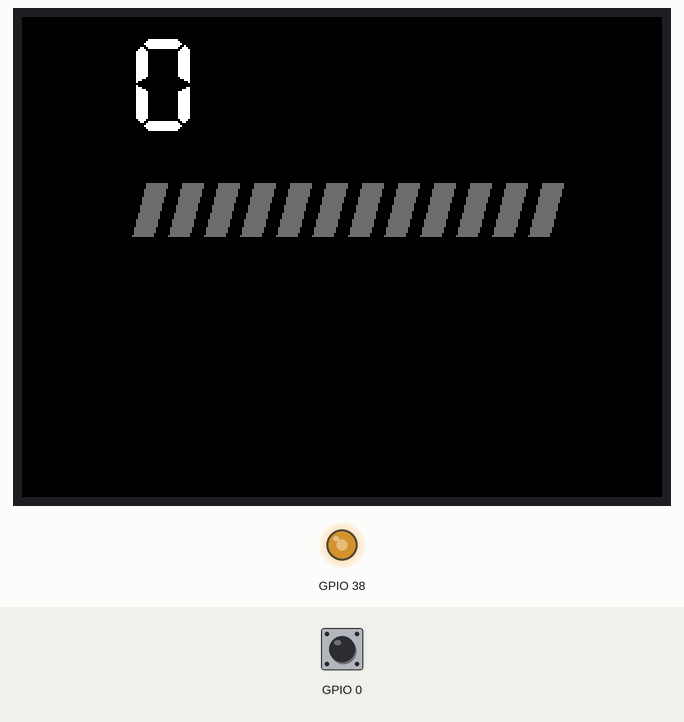
Simulated run of this sketch. Board: ESP32. On the bench: 320×240 colour display, output pins drawn as LEDs (lit = HIGH). The test bench sets the inputs (shaded band); at power-on: GPIO 0 HIGH.

Above: at 1.4 s.
1.5 s: GPIO 0 pulled LOW for 3.2 s
At 4.14 s:
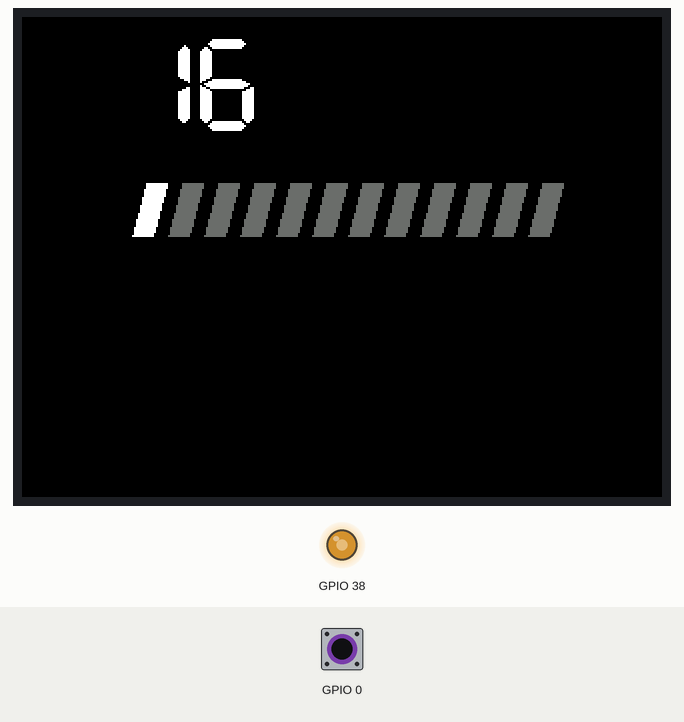
6.2 s: GPIO 0 pulled LOW for 1 s
At 6.56 s:
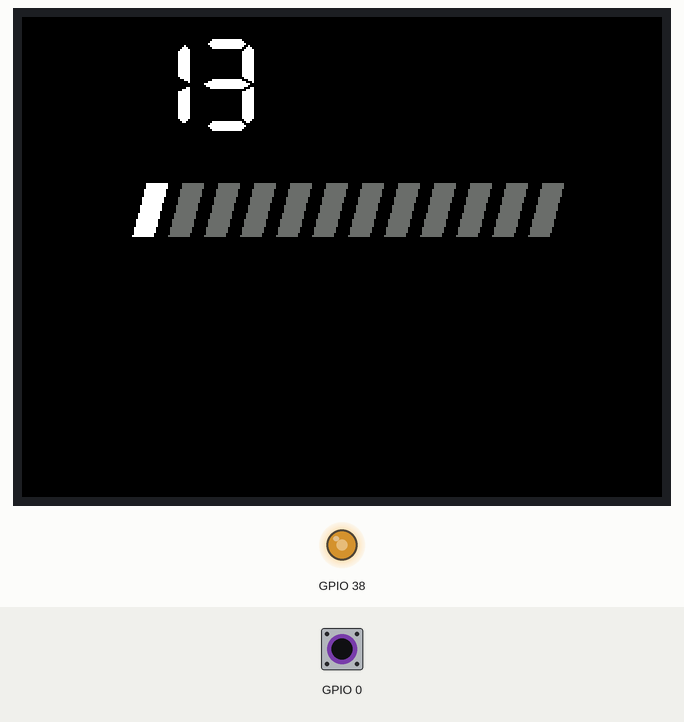
8.7 s: GPIO 0 pulled LOW for 0.2 s
At 9.2 s:
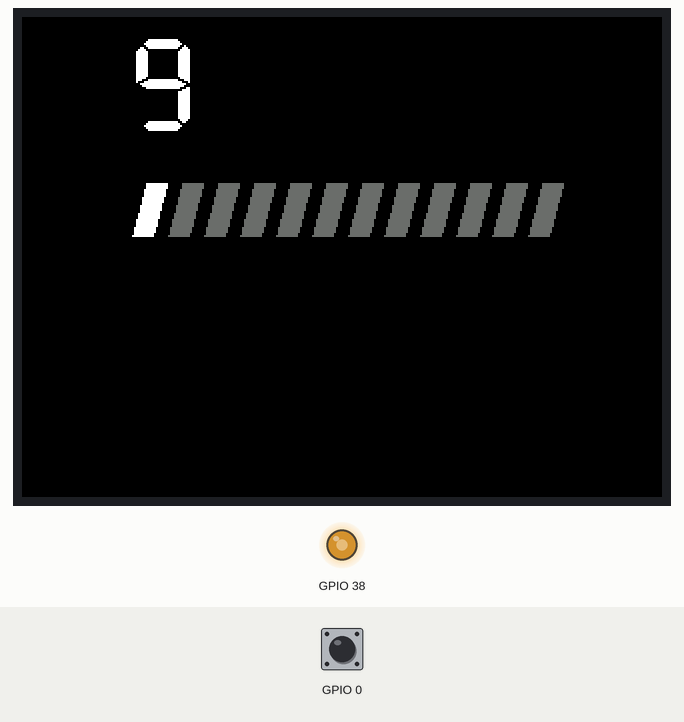
Timing chart, 0 to 11.7 s (numbered marks = the images above; inputs shaded):
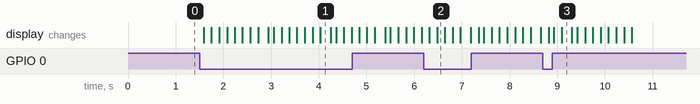

Measured:
- after the input at 1.5 s, the display: first changes after 0.09 s (image 1 shows a later state)
- after the input at 8.7 s, the display: changes after 0.12 s (image 3)

The sketch:

Tutorial.ino
```cpp
#include <TFT_eSPI.h>
TFT_eSPI tft = TFT_eSPI();
TFT_eSprite sprite = TFT_eSprite(&tft);

unsigned short gray=0x6B6D;
unsigned short back=TFT_BLACK;

int progress=0;   // 0 is min, 100 is max
int seg=0;

void setup() {
  pinMode(0,INPUT_PULLUP);
  tft.init();
  tft.fillScreen(TFT_BLACK);
  tft.setRotation(1);
  sprite.createSprite(320,170);

     //brightness
     ledcSetup(0, 10000, 8);
     ledcAttachPin(38, 0);
     ledcWrite(0, 160);
}

void draw()
  {
    sprite.fillSprite(back);

     for(int i=0;i<12;i++)
     if(i<seg)
     {sprite.drawWedgeLine(60+(i*18), 110, 68+(i*18), 80, 5, 5, TFT_WHITE,back);}
     else
      {sprite.drawWedgeLine(60+(i*18), 110, 68+(i*18), 80, 5, 5, gray,back);}

    sprite.fillRect(55,110,220,8,back);
    sprite.fillRect(60,75,220,8,back);
    sprite.drawString(String(progress),55,10,7);
    sprite.pushSprite(0,0);
  }

void loop() {
  if(digitalRead(0)==0)
  {
    if(progress<100)
      progress++;
  }
  else {
    if(progress>0)
      progress--;
  }

  seg=map(progress,0,100,0,12);

  draw();
}
```
